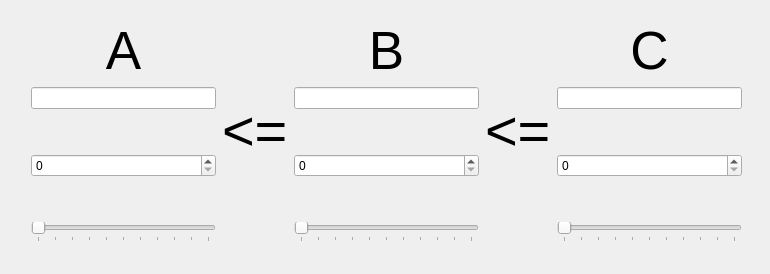
<?xml version="1.0" encoding="UTF-8"?>
<ui version="4.0">
 <class>Form</class>
 <widget class="QWidget" name="Form">
  <property name="geometry">
   <rect>
    <x>0</x>
    <y>0</y>
    <width>770</width>
    <height>274</height>
   </rect>
  </property>
  <property name="windowTitle">
   <string>Form</string>
  </property>
  <widget class="QWidget" name="">
   <property name="geometry">
    <rect>
     <x>31</x>
     <y>21</y>
     <width>711</width>
     <height>221</height>
    </rect>
   </property>
   <layout class="QHBoxLayout" name="horizontalLayout">
    <item>
     <layout class="QVBoxLayout" name="verticalLayout" stretch="0,0,0,0,0,0">
      <item>
       <widget class="QLabel" name="a_label">
        <property name="font">
         <font>
          <family>Arial</family>
          <pointsize>40</pointsize>
         </font>
        </property>
        <property name="text">
         <string>A</string>
        </property>
        <property name="alignment">
         <set>Qt::AlignCenter</set>
        </property>
       </widget>
      </item>
      <item>
       <widget class="QLineEdit" name="a_lineEdit"/>
      </item>
      <item>
       <spacer name="verticalSpacer">
        <property name="orientation">
         <enum>Qt::Vertical</enum>
        </property>
        <property name="sizeHint" stdset="0">
         <size>
          <width>20</width>
          <height>40</height>
         </size>
        </property>
       </spacer>
      </item>
      <item>
       <widget class="QSpinBox" name="a_spinBox">
        <property name="maximum">
         <number>100</number>
        </property>
       </widget>
      </item>
      <item>
       <spacer name="verticalSpacer_2">
        <property name="orientation">
         <enum>Qt::Vertical</enum>
        </property>
        <property name="sizeHint" stdset="0">
         <size>
          <width>20</width>
          <height>40</height>
         </size>
        </property>
       </spacer>
      </item>
      <item>
       <widget class="QSlider" name="a_horizontalSlider">
        <property name="maximum">
         <number>100</number>
        </property>
        <property name="orientation">
         <enum>Qt::Horizontal</enum>
        </property>
        <property name="tickPosition">
         <enum>QSlider::TicksBelow</enum>
        </property>
        <property name="tickInterval">
         <number>10</number>
        </property>
       </widget>
      </item>
     </layout>
    </item>
    <item>
     <widget class="QLabel" name="label">
      <property name="font">
       <font>
        <family>Arial</family>
        <pointsize>42</pointsize>
       </font>
      </property>
      <property name="text">
       <string>&lt;=</string>
      </property>
     </widget>
    </item>
    <item>
     <layout class="QVBoxLayout" name="verticalLayout_2">
      <item>
       <widget class="QLabel" name="b_label">
        <property name="font">
         <font>
          <family>Arial</family>
          <pointsize>40</pointsize>
         </font>
        </property>
        <property name="text">
         <string>B</string>
        </property>
        <property name="alignment">
         <set>Qt::AlignCenter</set>
        </property>
       </widget>
      </item>
      <item>
       <widget class="QLineEdit" name="b_lineEdit"/>
      </item>
      <item>
       <spacer name="verticalSpacer_3">
        <property name="orientation">
         <enum>Qt::Vertical</enum>
        </property>
        <property name="sizeHint" stdset="0">
         <size>
          <width>20</width>
          <height>40</height>
         </size>
        </property>
       </spacer>
      </item>
      <item>
       <widget class="QSpinBox" name="b_spinBox">
        <property name="maximum">
         <number>100</number>
        </property>
       </widget>
      </item>
      <item>
       <spacer name="verticalSpacer_4">
        <property name="orientation">
         <enum>Qt::Vertical</enum>
        </property>
        <property name="sizeHint" stdset="0">
         <size>
          <width>20</width>
          <height>40</height>
         </size>
        </property>
       </spacer>
      </item>
      <item>
       <widget class="QSlider" name="b_horizontalSlider">
        <property name="maximum">
         <number>100</number>
        </property>
        <property name="orientation">
         <enum>Qt::Horizontal</enum>
        </property>
        <property name="tickPosition">
         <enum>QSlider::TicksBelow</enum>
        </property>
        <property name="tickInterval">
         <number>10</number>
        </property>
       </widget>
      </item>
     </layout>
    </item>
    <item>
     <widget class="QLabel" name="label_2">
      <property name="font">
       <font>
        <family>Arial</family>
        <pointsize>42</pointsize>
       </font>
      </property>
      <property name="text">
       <string>&lt;=</string>
      </property>
     </widget>
    </item>
    <item>
     <layout class="QVBoxLayout" name="verticalLayout_3">
      <item>
       <widget class="QLabel" name="c_label">
        <property name="font">
         <font>
          <family>Arial</family>
          <pointsize>40</pointsize>
         </font>
        </property>
        <property name="text">
         <string>C</string>
        </property>
        <property name="alignment">
         <set>Qt::AlignCenter</set>
        </property>
       </widget>
      </item>
      <item>
       <widget class="QLineEdit" name="c_lineEdit"/>
      </item>
      <item>
       <spacer name="verticalSpacer_5">
        <property name="orientation">
         <enum>Qt::Vertical</enum>
        </property>
        <property name="sizeHint" stdset="0">
         <size>
          <width>20</width>
          <height>40</height>
         </size>
        </property>
       </spacer>
      </item>
      <item>
       <widget class="QSpinBox" name="c_spinBox">
        <property name="maximum">
         <number>100</number>
        </property>
       </widget>
      </item>
      <item>
       <spacer name="verticalSpacer_6">
        <property name="orientation">
         <enum>Qt::Vertical</enum>
        </property>
        <property name="sizeHint" stdset="0">
         <size>
          <width>20</width>
          <height>40</height>
         </size>
        </property>
       </spacer>
      </item>
      <item>
       <widget class="QSlider" name="c_horizontalSlider">
        <property name="maximum">
         <number>100</number>
        </property>
        <property name="orientation">
         <enum>Qt::Horizontal</enum>
        </property>
        <property name="tickPosition">
         <enum>QSlider::TicksBelow</enum>
        </property>
        <property name="tickInterval">
         <number>10</number>
        </property>
       </widget>
      </item>
     </layout>
    </item>
   </layout>
  </widget>
 </widget>
 <resources/>
 <connections/>
</ui>
